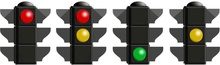
%> input picture TrafficLights/all cases.jpg, 220 x 65 px, shrunk from 672 x 198 before the run
$ octave trafficLights.m   (GNU Octave 9; MATLAB toolbox functions it lacks are replaced by stand-ins)
%> lines starting %> are read from the running program, lines starting %| are printed output that depends on the picture; in (x1, y1, x2, y2) boxes, pixels count from 0 and x2, y2 are one past the last pixel; in counts of white or black regions, pixels touching at a corner belong together; the program's own positions count from 1
clear; clc; close all;

bias = 0.01; % dead zone
% color boundaries
red = 20/255; yellow = 44/255; green = 85/255;

% find pixels meeting condition (h,s>0.5,v>0.5)
im_test = imread('all cases.jpg');
%> im_test is the input picture: size 65x220x3 uint8; mean R, G, B 130.1, 127.7, 122
im_test_h = rgb2hsv(im_test);
%> im_test_h: size 65x220x3 double; mean H, S, V 0.17, 0.109, 0.518
im_test_s = im_test_h;
[w,k,d] = size(im_test);
%> w = 65; k = 220; d = 3
im_bw(1:w,1:k) = 0;
%> im_bw: size 65x220 double; every value is 0

min_S = 0.5;
min_V = 0.5;

for i = 1:round(w)
    for j = 1:k
        if ((im_test_s(i,j,2) > min_S) && (im_test_s(i,j,3) > min_V))
            im_bw(i,j) = 1;
        end
    end
end
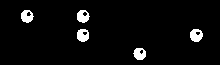
%> im_bw: size 65x220 double; values 0 (black) and 1 (white), 4.2% white; 5 white regions, box (x1, y1, x2, y2) and area: (190, 29, 203, 42) 126, (77, 29, 89, 42) 122, (77, 10, 90, 23) 118, (21, 10, 34, 23) 117, (133, 48, 146, 60) 115
[im_bw] = logical(im_bw);

subplot(2,2,1), imagesc(im_test), title('RGB','Fontsize', 10); axis off;
subplot(2,2,3), imagesc(im_test_h), title('HSV','Fontsize', 10); axis off;

im_test_s(:,:,1) = abs(mod((im_test_s(:,:,1)+red), 1)-red)+eps;
%> im_test_s: size 65x220x3 double; mean H, S, V 0.152, 0.109, 0.518
im_test_s(:,:,1) = im_test_s(:,:,1) .* im_bw;
%> im_test_s: size 65x220x3 double; mean H, S, V 0.00539, 0.109, 0.518
im_test_s(:,:,2) = im_test_s(:,:,2) .* im_bw;
%> im_test_s: size 65x220x3 double; mean H, S, V 0.00539, 0.0352, 0.518
im_test_s(:,:,3) = im_test_s(:,:,3) .* im_bw;
%> im_test_s: size 65x220x3 double; mean H, S, V 0.00539, 0.0352, 0.0321
subplot(2,2,2), imagesc(im_test_s), title('Segmented', 'Fontsize', 10); axis off;

% find circles
min_r = 5;

for iter = 1:2
%> this loop made 2 passes; what is shown inside it comes from the first
    min_r = min_r + 10;
    max_r = 3 * min_r;
    [centers, radii, metric] = imfindcircles(im_bw, [min_r max_r]); % CHT
%> centers = [110.5 33]; radii = 33.76; metric = 0.0215
    centers = round(centers);
%> centers = [110 33]
    radii = round(radii);
%> radii = 34
    n = size(radii, 1);
%> n = 1

    % check the colors
    r = 0; % red detected or not
    g = 0; % green detected or not
    subplot(2,2,4), imagesc(im_test), title('RGB+classified', 'Fontsize', 10); axis off;

    % roundness test
    min_metric = 0.25;
    for p = 1:n
        if metric(p) < min_metric
            continue;
        end

        mean_accu = 0;
        pix = 0;
        %finds mean color of circle
        for i = centers(p,2)-radii(p) : centers(p,2)+radii(p) %y
            for j = centers(p,1)-radii(p) : centers(p,1)+radii(p) %x
                if (im_test_s(i,j,1) ~= 0)
                    mean_accu = mean_accu + im_test_s(i,j,1);
                    pix = pix + 1;
                end
            end
        end

        m = mean_accu/pix;

        if (m < red-bias)
            disp('red');
            r = 1;
            viscircles(centers(p,:), 2*radii(p), 'Color','r', 'LineWidth', 3);
        elseif ((m > red+bias) && (m < yellow+red-bias))
            disp('yellow');
            y = 1;
            viscircles(centers(p,:), 2*radii(p), 'Color','y', 'LineWidth', 3);
        elseif ((m > yellow+red+bias) && (m < 1.5*green-bias))
            disp('green');
            g = 1;
            viscircles(centers(p,:), 2*radii(p), 'Color','g', 'LineWidth', 3);
        end
    end
%> this loop made 1 pass
%> after the loop, g = 0; r = 0

    if (r && g)
        disp('combination not allowed');
        break;
    end
end

$ run again, with TrafficLights/gui.png saved as TrafficLights/all cases.jpg
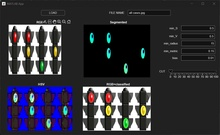
%> input picture TrafficLights/gui.png, 220 x 135 px, shrunk from 1151 x 705 before the run
%> im_test is the input picture: size 135x220x3 uint8; mean R, G, B 49.5, 48.9, 57.6
%> im_test_h: size 135x220x3 double; mean H, S, V 0.18, 0.157, 0.238
%> after the loop `for i = 1:round(w)`:
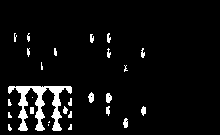
%> im_bw: size 135x220 double; values 0 (black) and 1 (white), 5.5% white; 27 white regions (11 under 20 px), largest, box (x1, y1, x2, y2) and area: (8, 86, 72, 131) 1054, (106, 93, 112, 103) 47, (88, 92, 94, 103) 46
%> `[centers, radii, metric] = imfindcircles(im_bw, [min_r max_r]);`: centers = [43.31 113.7]; radii = 23.94; metric = 0.0624
%> `centers = round(centers);`: centers = [43 114]
%> `radii = round(radii);`: radii = 24
%> n = 1
%> the loop `for p = 1:n` made 1 pass
%> after the loop `for p = 1:n`: g = 0
